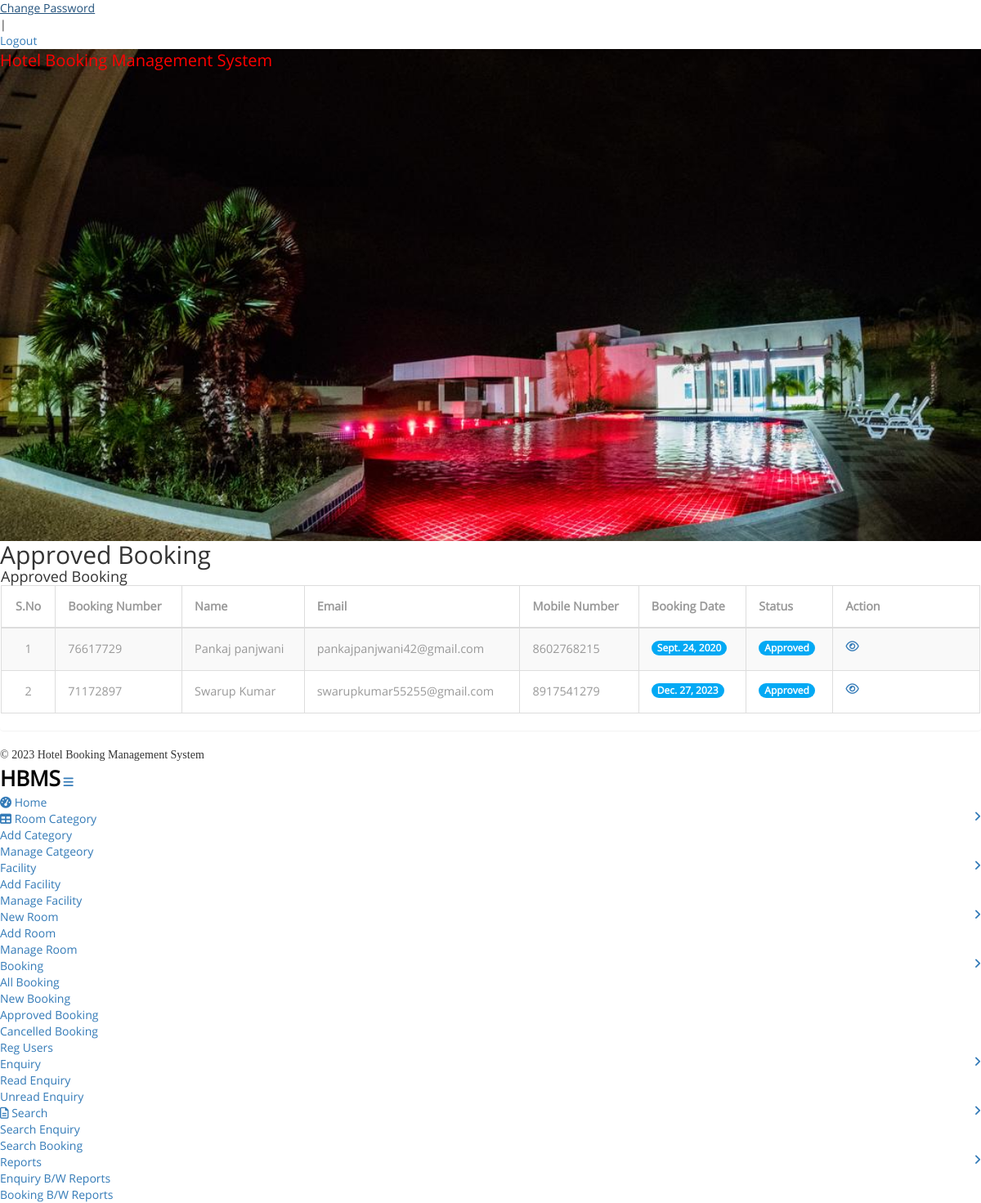
Screenshot of /approved_booking (signed in) with the database file from the repository.
### hotel/models.py (models this page shows, shortened)
class Booking(models.Model):
    roomid = models.ForeignKey(Room, on_delete=models.CASCADE)
    bookingnumber = models.CharField(max_length=100)
    userid = models.ForeignKey(User, on_delete=models.CASCADE)
    idtype = models.CharField(max_length=50)
    gender = models.CharField(max_length=10)
    address = models.CharField(max_length=500)
    checkindate = models.DateField()
    checkoutdate = models.DateField()
    bookingdate = models.DateField()
    remark = models.CharField(max_length=100)
    status = models.CharField(max_length=100)

### hotel/views.py (the view)
# urls.py: path('approved_booking',approved_booking, name='approved_booking'),
def approved_booking(request):
    if not request.user.is_authenticated:
        return redirect('admin_login')
    book = Booking.objects.filter(status="Approved")
    bookcount = Booking.objects.filter(status="Approved").count()
    d = {'book':book,'bookcount':bookcount}
    return render(request,'approved_booking.html', d)

### hotel/templates/approved_booking.html (shortened to what this page needs)
{% load static %}
{% block body %}
<html>
<head>
<link href="{% static 'admin/css/bootstrap.min.css' %}" rel='stylesheet' type='text/css' />
<link href="{% static 'admin/css/style.css' %}" rel='stylesheet' type='text/css' />
<link href="{% static 'admin/css/font-awesome.css' %}" rel="stylesheet">
<link rel="stylesheet" href="{% static 'admin/css/icon-font.min.css' %}" type='text/css' />
</head>
<body>
   <div class="page-container">
	<div class="left-content">
	   <div class="inner-content">
			{% include 'adminheader.html' %}
			<div class="content">
<div class="women_main">
	<div class="grids">
					<div class="progressbar-heading grids-heading">
						<h2>Approved Booking</h2>
					</div>
					<div class="panel panel-widget forms-panel">
						<div class="forms">
							<div class="form-grids widget-shadow" data-example-id="basic-forms">
								<div class="form-title">
									<h4>Approved Booking</h4>
								</div>
								<div class="form-body">
									     <table class="table table-bordered table-striped table-vcenter js-dataTable-full-pagination">
                                <thead>
                                    <tr>
                                        <th class="text-center">S.No</th>
                                        <th>Booking Number</th>
                                        <th>Name</th>
                                        <th class="d-none d-sm-table-cell">Email</th>
                                        <th class="d-none d-sm-table-cell">Mobile Number</th>
                                        <th class="d-none d-sm-table-cell">Booking Date</th>
                                        <th class="d-none d-sm-table-cell">Status</th>
                                        <th class="d-none d-sm-table-cell" style="width: 15%;">Action</th>
                                       </tr>
                                </thead>
                                <tbody>
                                  {% for i in book %}
                                    <tr>
                                        <td class="text-center">{{forloop.counter}}</td>
                                        <td class="font-w600">{{i.bookingnumber}}</td>
                                        <td class="font-w600">{{i.userid.first_name}}</td>
                                        <td class="d-none d-sm-table-cell">{{i.userid.username}}</td>
                                        <td class="d-none d-sm-table-cell">{{i.userid.last_name}}</td>
                                        <td class="d-none d-sm-table-cell">
                                            <span class="badge badge-primary">{{i.bookingdate}}</span>
                                        </td>
                                         {% if i.status == "" %}
                     <td class="font-w600">Not Updated Yet</td>
                        {% else %}
                                        <td class="d-none d-sm-table-cell">
                                            <span class="badge badge-primary">{{i.status}}</span>
                                        </td>
                        {% endif %}
                                         <td class="d-none d-sm-table-cell"><a href="{% url 'booking_detail' i.id %}"><i class="fa fa-eye" aria-hidden="true"></i></a></td>
                                    </tr>
                             {% endfor %}
                                </tbody>
                            </table>
								</div>
							</div>
						</div>
					</div>
				</div>
{% include 'adminfooter.html' %}
</div>
</div>
		</div>
</div>
		{% include 'adminsidebar.html' %}
							</div>
</body>
</html>
{% endblock %}

### hotel/static/css/style.css (style rules this page uses)
body a { transition:0.5s all; -webkit-transition:0.5s all; -moz-transition:0.5s all; -o-transition:0.5s all; -ms-transition:0.5s all; }
h1,h2,h3,h4,h5,h6 { padding:0 0; margin:0 0; }
body { padding:0 0; margin:0 0; font-family: 'OpenSans-Regular' }
.table > thead > tr > th, .table > tbody > tr > th, .table > tfoot > tr > th, .table > thead > tr > td, .table > tbody > tr > td, .table > tfoot > tr > td { border-top: none !important; }
.badge-primary { background-color: #03a9f4; }
.table td, .table>tbody>tr>td, .table>tbody>tr>th, .table>tfoot>tr>td, .table>tfoot>tr>th, .table>thead>tr>td, .table>thead>tr>th { padding: 15px!important; }
.table > thead > tr > th, .table > tbody > tr > th, .table > tfoot > tr > th, .table > thead > tr > td, .table > tbody > tr > td, .table > tfoot > tr > td { font-size: 0.9em; color: #999; border-top: none !important; }

### rows the page displays
Booking: bookingnumber "76617729", userid.first_name "Pankaj panjwani", userid.username "pankajpanjwani42@gmail.com", userid.last_name "8602768215", bookingdate "Sept. 24, 2020", status "Approved"
Booking: bookingnumber "71172897", userid.first_name "Swarup Kumar", userid.username "swarupkumar55255@gmail.com", userid.last_name "8917541279", bookingdate "Dec. 27, 2023", status "Approved"
